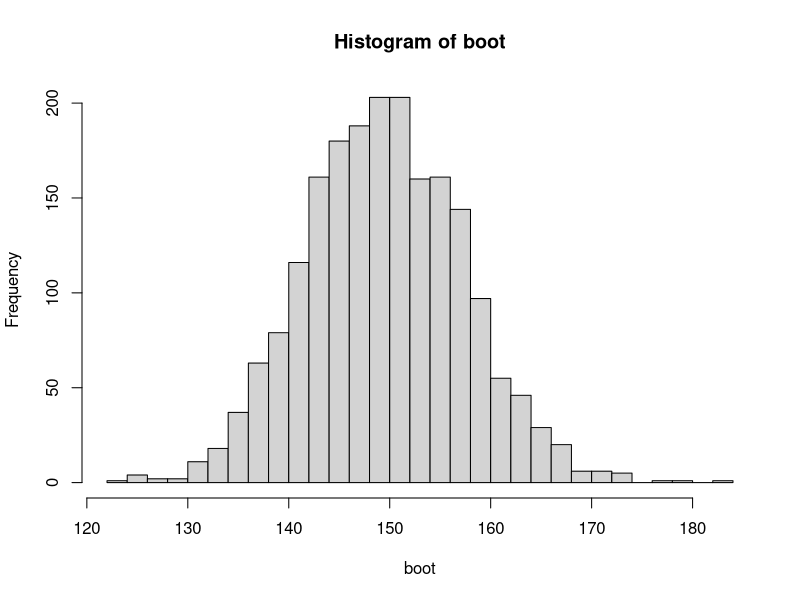
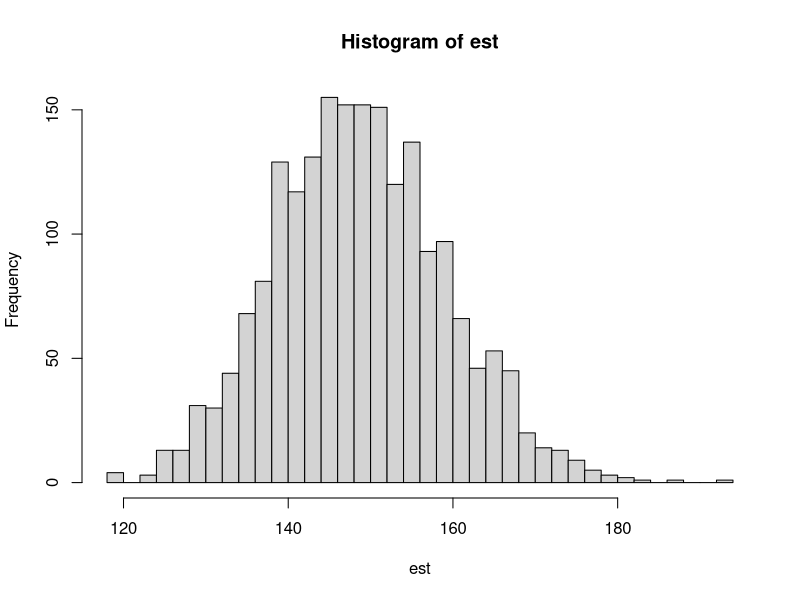
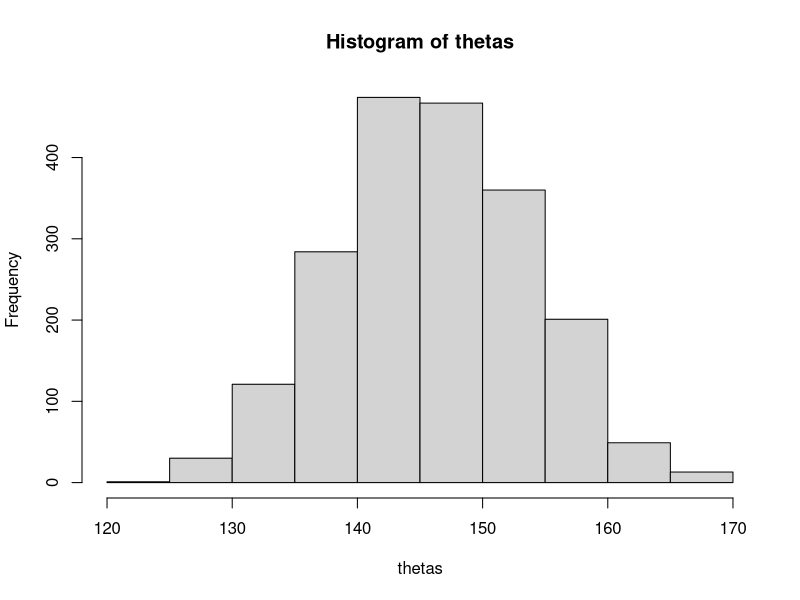
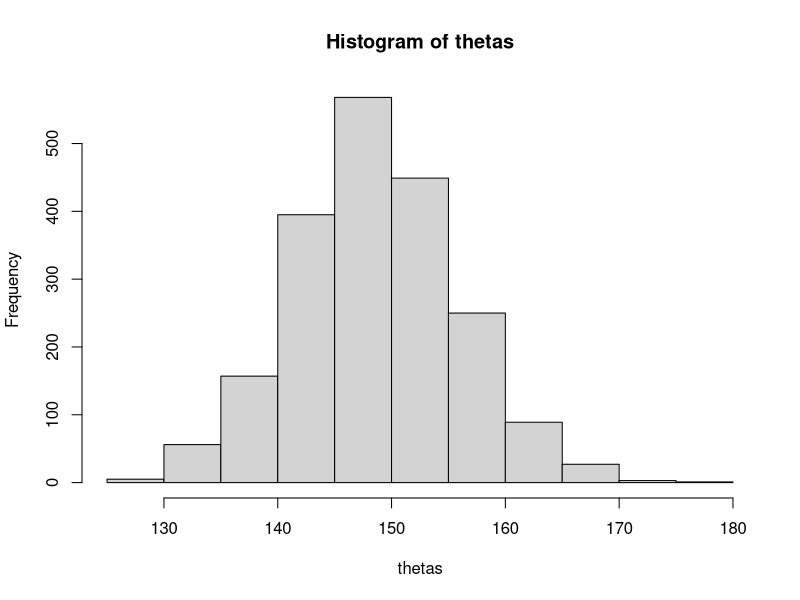

These charts were generated, in order, by the following R code:
## ---- chunk 1

n <- 400
B <- 2000

xs <- rnorm(n, 5, 1)

sn <- sample(xs, n*B, replace = TRUE)

boot <- c()

for (i in 1:B) {
  boot[i] <- exp(mean(sn[(n*(i-1)+1):(n*i)]))
}

v_boot <- (1/B)*sum((boot - mean(boot))**2)

print(paste0("V_boot: ", round(v_boot, 2)))

## ---- chunk 2
hist(boot, nclass=40)
## ---- chunk 3

n <- 400
B <- 2000

est <- c()
for (i in 1:B) {
  xs <- rnorm(n, 5, 1)
  sn <- sample(xs, n, replace = TRUE)
  est[i] <- exp(mean(sn))
}

v_boot_2 <- (1/B)*sum((est - mean(est))**2)

print(paste0("V_boot: ", round(v_boot_2, 2)))
## ---- chunk 4
hist(est, nclass = 40)
## ---- chunk 5
R <- 500
alpha <- 0.05

normal <- 0
pivot <- 0
percentile <- 0

for (j in 1:R) {

  n <- 100
  B <- 200
  
  xs <- rnorm(n, 1, 1)
  
  xs_hat <- mean(xs)/sd(xs)
  
  sn <- sample(xs, n*B, replace = TRUE)
  
  boot <- c()
  
  for (i in 1:B) {
    boot[i] <- mean(sn[(n*(i-1)+1):(n*i)])/sd(sn[(n*(i-1)+1):(n*i)])
  }
  
  v_boot <- (1/(B-1))*sum((boot - mean(boot))**2)
  
  l_boot <- sort(boot)[(alpha/2)*B]
    
  u_boot <- sort(boot)[(1 - alpha/2)*B]
  
  if ((xs_hat - sqrt(v_boot)*1.96 < 1) & (xs_hat + sqrt(v_boot)*1.96 > 1)) {
    normal <- normal + 1
  }
  
  if ((l_boot < 1) & (u_boot > 1)) {
    percentile <- percentile + 1
  }
  
  if ((2*xs_hat - u_boot < 1) & (2*xs_hat - l_boot > 1)) {
    pivot <- pivot + 1
  }

}

cat(paste0("Coverage\n",
             "Normal: ", (normal / 500)*100, "%\n",
             "Percentile: ", (percentile / 500)*100, "%\n",
             "Pivot: ", (pivot / 500)*100, "%\n"))

## ---- chunk 6
n <- 400
B <- 2000

xs <- rnorm(n, 5, 1)

thetas <- c()
for (i in 1:B) {
  ys <- sample(xs, n, replace = TRUE)
  theta <- exp(mean(ys))
  thetas <- c(thetas, theta)
}

v_boot <- var(thetas)
hist(thetas)
## ---- chunk 7
n <- 400
B <- 2000

thetas <- c()
for (i in 1:B) {
  ys <- rnorm(n, 5, 1)
  theta <- exp(mean(ys))
  thetas <- c(thetas, theta)
}

v <- var(thetas)
hist(thetas)
## ---- chunk 8


normal <- 0
percentile <- 0
pivot <- 0

for (j in 1:500) {

n <- 100
B <- 200

xs <- rnorm(n, 1, 1)

rhos <- c()
for (i in 1:B) {
  ys <- sample(xs, size = n, replace = TRUE)
  rho <- mean(ys) / sd(ys)
  rhos <- c(rhos, rho)
}

u_boot <- mean(rhos)
v_boot <- var(rhos)

# Confidence intervals
normal_lb <- u_boot - 1.96*sqrt(v_boot)
normal_ub <- u_boot + 1.96*sqrt(v_boot)

percentile_lb <- sort(rhos)[B*0.025]
percentile_ub <- sort(rhos)[B*0.975]

pivot_lb <- 2*u_boot - sort(rhos)[B*0.975]
pivot_ub <- 2*u_boot - sort(rhos)[B*0.025]

if (1 > normal_lb & 1 < normal_ub) {
  normal <- normal + 1
}

if (1 > percentile_lb & 1 < percentile_ub) {
  percentile <- percentile + 1
}

if (1 > pivot_lb & 1 < pivot_ub) {
  pivot <- pivot + 1
}

}

cat("Normal CI:", normal / 500)
cat("Percentile CI:", percentile / 500)
cat("Pivot CI:", pivot / 500)
